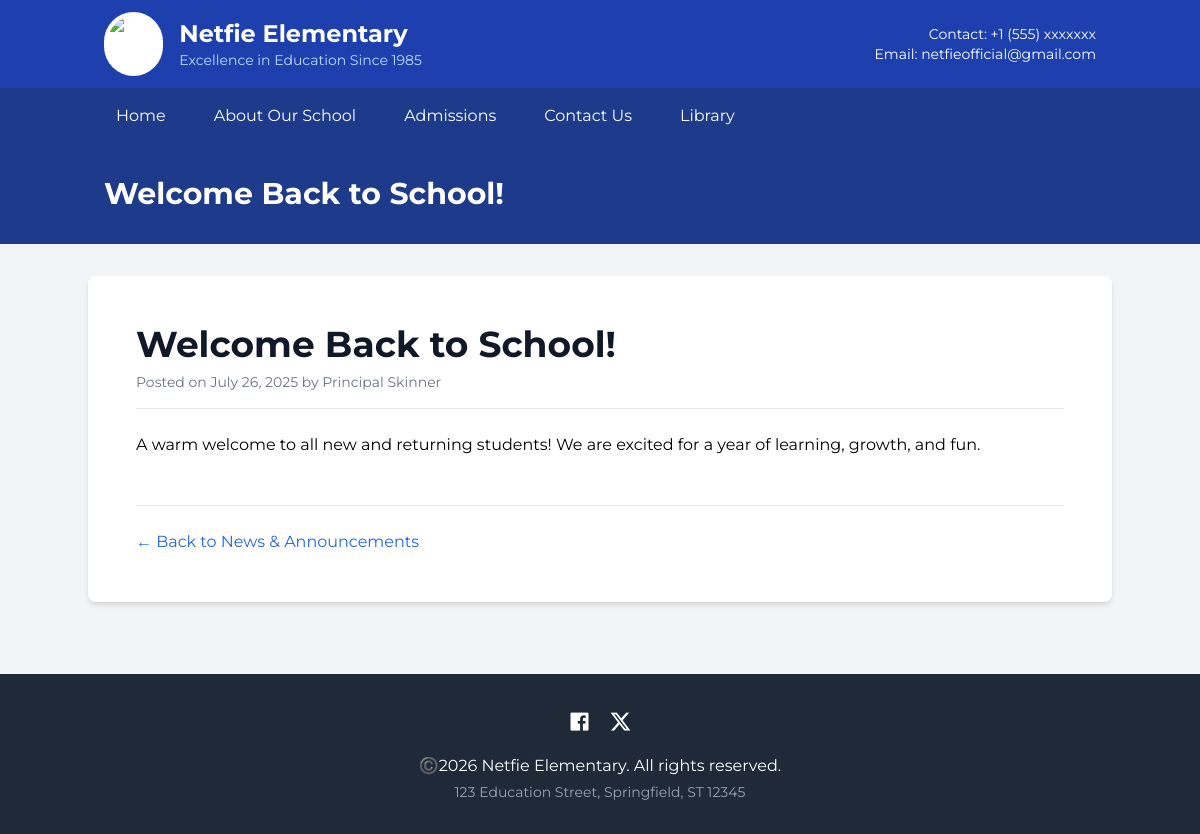
/post.php?slug=welcome-back, run on the app's committed database.
### tables this page shows
CREATE TABLE `pages` (
  `id` int(11) NOT NULL,
  `title` varchar(255) NOT NULL,
  `slug` varchar(255) NOT NULL,
  `content` longtext NOT NULL,
  `created_at` timestamp NOT NULL DEFAULT current_timestamp()
);

CREATE TABLE `posts` (
  `id` int(11) NOT NULL,
  `title` varchar(255) NOT NULL,
  `slug` varchar(255) NOT NULL,
  `content` longtext NOT NULL,
  `author` varchar(100) DEFAULT NULL,
  `created_at` timestamp NOT NULL DEFAULT current_timestamp()
);

### includes/functions.php (called while the page is built, shortened)
<?php
function get_all_settings($conn) {
    $settings = [];
    $sql = "SELECT setting_key, setting_value FROM settings";
    $result = mysqli_query($conn, $sql);
    if ($result) {
        while($row = mysqli_fetch_assoc($result)){
            $settings[$row['setting_key']] = $row['setting_value'];
        }
    }
    return $settings;
}
?>

### post.php (the view, shortened to what this page needs)
<?php
require_once 'config/db.php';
require_once 'includes/functions.php';
$slug = $_GET['slug'];
$stmt = $conn->prepare("SELECT title, content, author, created_at FROM posts WHERE slug = ?");
$stmt->bind_param("s", $slug);
$stmt->execute();
$result = $stmt->get_result();
$post = $result->fetch_assoc();
$page_title = htmlspecialchars($post['title']);
include 'includes/header.php';
?>
<div class="bg-white p-8 md:p-12 rounded-lg shadow-md">
    <div class="border-b pb-4 mb-6">
        <h1 class="text-4xl font-bold text-gray-900"><?= htmlspecialchars($post['title']) ?></h1>
        <div class="text-sm text-gray-500 mt-2">
            <span>Posted on <?= date('F j, Y', strtotime($post['created_at'])) ?></span>
            <?php if (!empty($post['author'])): ?>
                <span>by <?= htmlspecialchars($post['author']) ?></span>
            <?php endif; ?>
        </div>
    </div>
    <article class="prose lg:prose-xl max-w-none">
        <?php
            echo $post['content'];
        ?>
    </article>
    <div class="mt-12 pt-6 border-t">
        <a href="/" class="text-blue-600 hover:underline">← Back to News & Announcements</a>
    </div>
</div>
<?php
include 'includes/footer.php';
?>

### includes/header.php (shortened to what this page needs)
<?php
require_once __DIR__ . '/../config/db.php';
require_once __DIR__ . '/functions.php';
$settings = get_all_settings($conn);
$pages_nav_result = mysqli_query($conn, "SELECT title, slug FROM pages LIMIT 5");
$is_homepage = $is_homepage ?? false;
$page_title = $page_title ?? ($settings['school_name'] ?? 'School');
?>
<!DOCTYPE html>
<html lang="en">
<head>
    <script src="https://cdn.tailwindcss.com/3.4.16"></script>
    <link href="https://cdnjs.cloudflare.com/ajax/libs/remixicon/4.6.0/remixicon.min.css" rel="stylesheet">
</head>
<body class="bg-gray-100">
    <header class="bg-blue-800 text-white shadow-md">
        <div class="container mx-auto px-4 py-3">
            <div class="flex items-center justify-between">
                <a href="/" class="flex items-center space-x-4">
                    <img src="<?= htmlspecialchars($settings['site_logo']) ?>" alt="logo" class="h-16 w-auto bg-white p-1 rounded-full">
                    <div>
                        <h1 class="text-2xl font-bold"><?= htmlspecialchars($settings['school_name']) ?></h1>
                        <p class="text-blue-200 text-sm"><?= htmlspecialchars($settings['school_tagline']) ?></p>
                    </div>
                </a>
                <div class="hidden md:flex items-center space-x-6">
                    <div class="text-right">
                        <p class="text-sm">Contact: <?= htmlspecialchars($settings['contact_phone']) ?></p>
                        <p class="text-sm">Email: <?= htmlspecialchars($settings['contact_email']) ?></p>
                    </div>
                </div>
            </div>
        </div>
        <nav class="bg-blue-900">
            <div class="container mx-auto px-4 py-2 flex items-center space-x-6">
                <a href="/" class="text-white hover:bg-blue-700 px-3 py-2 rounded">Home</a>
                <?php while($page = mysqli_fetch_assoc($pages_nav_result)): ?>
                    <a href="page.php?slug=<?= htmlspecialchars($page['slug']) ?>" class="text-white hover:bg-blue-700 px-3 py-2 rounded"><?= htmlspecialchars($page['title']) ?></a>
                <?php endwhile; ?>
                <a href="admission.php" class="text-white hover:bg-blue-700 px-3 py-2 rounded">Admissions</a>
                <a href="contact.php" class="text-white hover:bg-blue-700 px-3 py-2 rounded">Contact Us</a>
                <a href="library.php" class="text-white hover:bg-blue-700 px-3 py-2 rounded">Library</a>
            </div>
        </nav>
    </header>
    <?php if ($is_homepage): ?>
    <section class="banner-bg h-96 relative">
        <div class="hero-overlay absolute inset-0 flex items-center">
            <div class="container mx-auto px-4">
                <h2 class="text-4xl font-bold text-white mb-4">Welcome to <?= htmlspecialchars($settings['school_name']) ?></h2>
                <a href="<?= htmlspecialchars($settings['hero_button_url']) ?>" class="bg-green-600 text-white px-6 py-3 rounded-lg font-semibold hover:bg-green-700"><?= htmlspecialchars($settings['hero_button_text']) ?></a>
            </div>
        </div>
    </section>
    <?php else: ?>
    <div class="subpage-header py-8">
        <div class="container mx-auto px-4"><h1 class="text-3xl font-bold text-white"><?= htmlspecialchars($page_title) ?></h1></div>
    </div>
    <?php endif; ?>
    <main class="container mx-auto py-8">

### data on the page
pages: title "About Our School"
posts: title "Welcome Back to School!", created_at "July 26, 2025", author "Principal Skinner", content "A warm welcome to all new and returning students! We are excited for a year of learning, growth, and fun."

### other printed values
$settings['school_name'] "Netfie Elementary"
$settings['school_tagline'] "Excellence in Education Since 1985"
$settings['contact_phone'] "+1 (555) xxxxxxx"
$settings['contact_email'] "netfieofficial@gmail.com"
$page_title "Welcome Back to School!"
$settings['contact_address'] "123 Education Street, Springfield, ST 12345"
